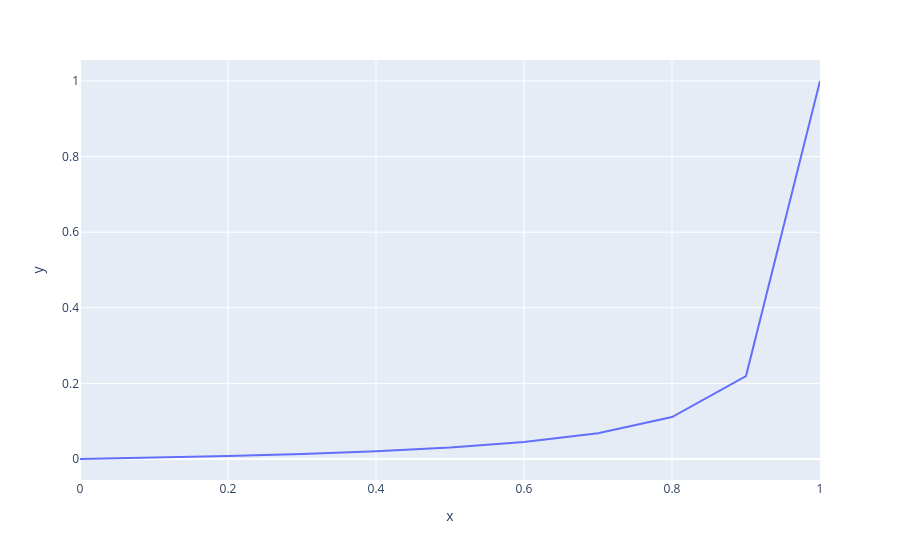

Write notebook code for a chart like this one.
### Code cell
r = 1 / 32
sigma = np.arange(11) / 10
sigma_eff = r * sigma / ((1 - sigma) + r * sigma)
import plotly.express as px

px.line(x=sigma, y=sigma_eff)

### Figure 1 — Plotly figure (JSON) as saved in the notebook; plotly's stock layout.template omitted (floating-point values rounded to 4 significant figures)
{"data": [{"hovertemplate": "x=%{x}<br>y=%{y}<extra></extra>", "legendgroup": "", "line": {"color": "#636efa", "dash": "solid"}, "marker": {"symbol": "circle"}, "mode": "lines", "name": "", "orientation": "v", "showlegend": false, "type": "scatter", "x": [0.0, 0.1, 0.2, 0.3, 0.4, 0.5, 0.6, 0.7, 0.8, 0.9, 1.0], "xaxis": "x", "y": [0.0, 0.00346, 0.007752, 0.01322, 0.02041, 0.0303, 0.04478, 0.06796, 0.1111, 0.2195, 1.0], "yaxis": "y"}], "layout": {"legend": {"tracegroupgap": 0}, "margin": {"t": 60}, "xaxis": {"anchor": "y", "domain": [0, 1], "title": {"text": "x"}}, "yaxis": {"anchor": "x", "domain": [0, 1], "title": {"text": "y"}}}}
